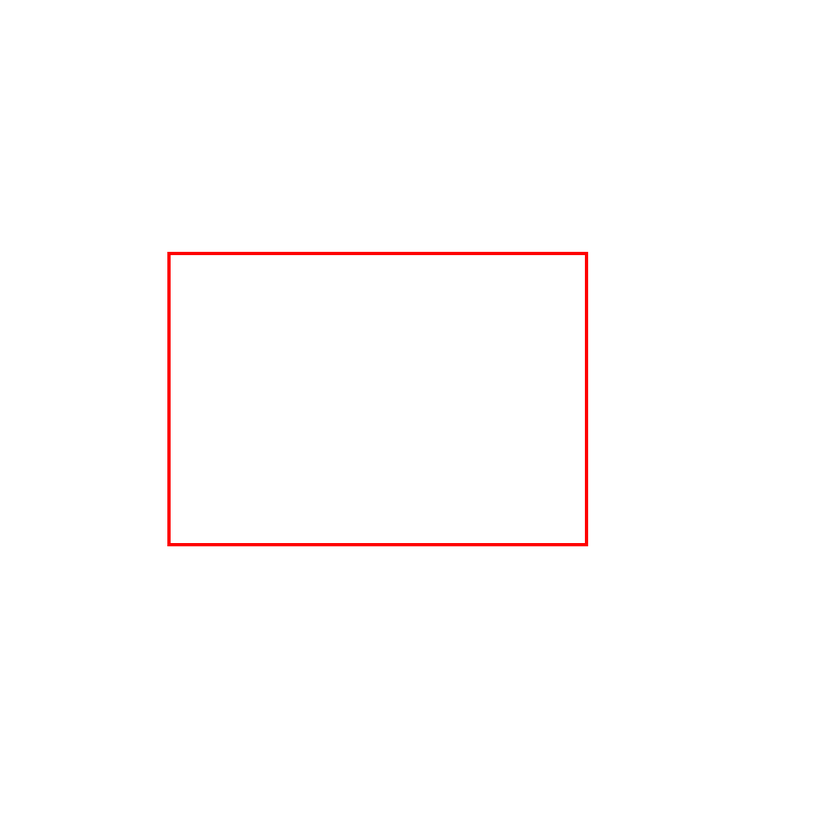
#> input picture skills/image-cut/scripts/_gaps_out/img_3b6ca8eb1165.png, 840 x 840 px, shrunk from 1024 x 1024 before the run, found by its file name
$ python find_red_rect.py
#> lines starting #> are read from the running program, lines starting #| are printed output that depends on the picture; after the words box and inside, x2 and y2 are one past the last pixel; in counts of white or black regions, pixels touching at a corner belong together
import PIL.Image
import numpy as np

def find_red_rectangle(image_path):
#> called with image_path = 'scripts\\_gaps_out\\img_3b6ca8eb1165.png'
    img = PIL.Image.open(image_path).convert('RGB')
#> img is the input picture: PIL image 840x840 RGB; mean R, G, B 255, 253.3, 253.3
    data = np.array(img)

    # Red is roughly (255, 0, 0).
    # Let's look for pixels where R is high and G, B are low.
    red_mask = (data[:, :, 0] > 200) & (data[:, :, 1] < 50) & (data[:, :, 2] < 50)
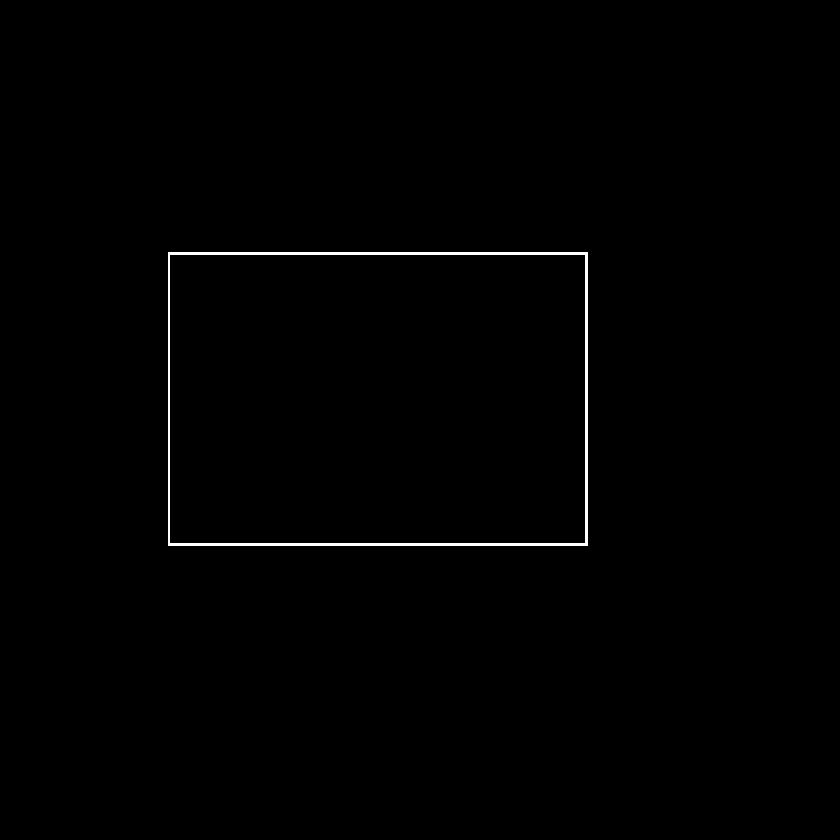
#> red_mask: shape (840, 840) bool; 0.56% white; 1 white region, box (x1, y1, x2, y2) and area: (168, 252, 588, 546) 3960

    rows = np.any(red_mask, axis=1)
    cols = np.any(red_mask, axis=0)

    if not np.any(rows) or not np.any(cols):
        return None

    y1, y2 = np.where(rows)[0][[0, -1]]
#> y1 = 252; y2 = 545
    x1, x2 = np.where(cols)[0][[0, -1]]
#> x1 = 168; x2 = 587

    return x1, y1, x2, y2

if __name__ == "__main__":
    coords = find_red_rectangle(r'scripts\_gaps_out\img_3b6ca8eb1165.png')
#> coords = (168, 252, 587, 545)
    if coords:
        print(f"{coords[0]},{coords[1]},{coords[2]},{coords[3]}")
#| 168,252,587,545
    else:
        print("Not found")
